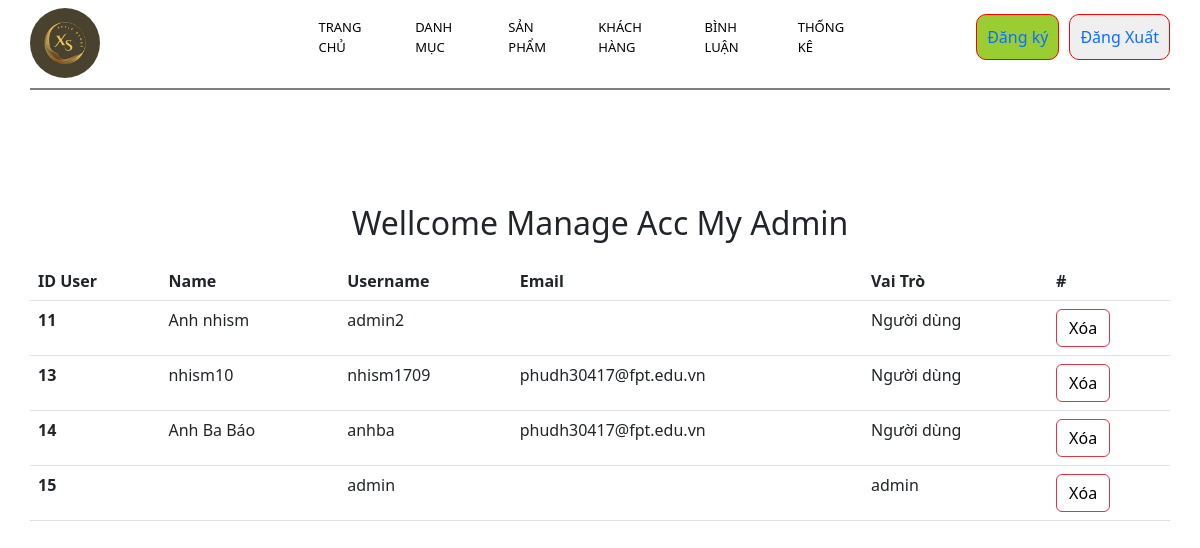
The page /duanmau/admin/index.php?ctl=user (signed in) on the database its author committed.
### tables this page shows
CREATE TABLE `manage_login` (
  `id` int NOT NULL,
  `name` varchar(255) DEFAULT NULL,
  `username` varchar(255) NOT NULL,
  `password` varchar(255) NOT NULL,
  `email` varchar(255) NOT NULL,
  `role` tinyint NOT NULL DEFAULT '0',
  `password_mahoa` varchar(255) DEFAULT NULL
);

### duanmau/model/pdo.php (called while the page is built, shortened)
<?php
function pdo_get_connection(){
    $localhost = 'localhost';
    $username  = 'root';
    $password = '';
    $databasename = 'duanmau';
    try{
    $conn = new PDO("mysql:host=$localhost;dbname=$databasename;charset=utf8",
    $username,$password);
    $conn->setAttribute(PDO::ATTR_ERRMODE,PDO::ERRMODE_EXCEPTION);
    }catch(PDOException $e){
        echo "Kết nối thất bại".$e->getMessage();
    }
    return $conn;
}
function pdo_query($sql){
    $sql_args = array_slice(func_get_args(), 1);
    try{
        $conn = pdo_get_connection();
        $stmt = $conn->prepare($sql);
        $stmt->execute($sql_args);
        $rows = $stmt->fetchAll();
        return $rows;
    }
    catch(PDOException $e){
        throw $e;
    }
    finally{
        unset($conn);
    }
}
function show_user()
{
    $sql = "SELECT * FROM `manage_login`";
    $ketqua = pdo_query($sql);
    return $ketqua;
}

### duanmau/admin/user/list.php (the view)
<section class="categories">
    <h2 style="text-align: center;">Wellcome Manage Acc My Admin</h2>
<table class="table" style="margin-top: 20px;">
  <thead>
    <tr>
      <th scope="col">ID User</th>
      <th scope="col">Name</th>
      <th scope="col">Username</th>
      <th scope="col">Email</th>
      <th scope="col">Vai Trò</th>
      <th scope="col">#</th>
    </tr>
  </thead>
  <tbody>
    <?php foreach($user as $iteams) : ?>
        <?php if($iteams['role'] == 0){
             $role['vaitro'] = "Người dùng";
        }else if($iteams['role'] == 1){
            $role['vaitro'] = "admin";
        }?>
      <tr>
      <th scope="row"><?= $iteams['id']?></th>
      <td><?= $iteams['name']?></td>
      <td><?= $iteams['username']?></td>
      <td><?= $iteams['email']?></td>
      <td><?= $role['vaitro']?></td>
      <td>
       <button type="button" class="btn btn-outline-danger"> <a href="index.php?act=diecate&id=<?=$iteams['id']?>" class="text-decoration-none" style="color: black;" onclick="return confirm('bạn muốn xóa giữ liệu này không ?')">Xóa</a></button>
      </td>
    </tr>
      <?php endforeach ?>
  </tbody>
</table>
</section>

### duanmau/main.css (style rules this page uses)
* { margin: 0; padding: 0; }
button a { text-decoration: none; }
.categories { width: 100%; margin-top: 10%; }

### rows shown on the page
manage_login: id "11", name "Anh nhism", username "admin2", vaitro "Người dùng"
manage_login: id "13", name "nhism10", username "nhism1709", email "phudh30417@fpt.edu.vn", vaitro "Người dùng"
manage_login: id "14", name "Anh Ba Báo", username "anhba", email "phudh30417@fpt.edu.vn", vaitro "Người dùng"
manage_login: id "15", username "admin", vaitro "admin"
